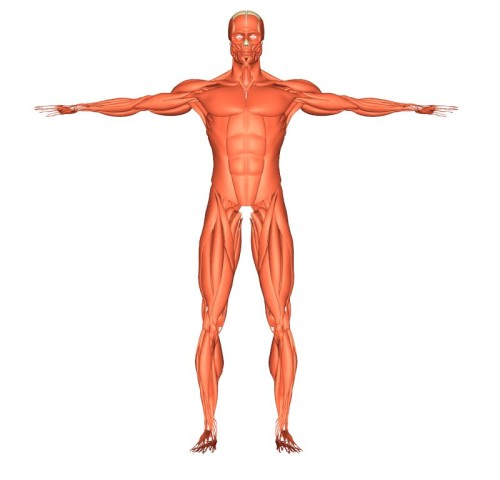
#> input picture man_2.jpg, 500 x 480 px
$ python window.py
#> lines starting #> are read from the running program, lines starting #| are printed output that depends on the picture; after the words box and inside, x2 and y2 are one past the last pixel; in counts of white or black regions, pixels touching at a corner belong together
#> (reads lengths.p from the repository)
### outline.py
import cv2
import imutils
import numpy as np


def outline(name):
#> called with name = 'man_2.jpg'
    img = cv2.imread(str(name))
#> img is the input picture: shape (480, 500, 3); mean B, G, R 232.3, 236.6, 251.1
    gray = cv2.cvtColor(img, cv2.COLOR_BGR2GRAY)
    gray = cv2.GaussianBlur(gray, (7, 7), 0) # A Gaussian Blur with 7x7 kernal

    _, gray = cv2.threshold(gray, 220, 255, cv2.THRESH_BINARY) # and pixel value aboue 220 is taken a 255 and below is taken as 0
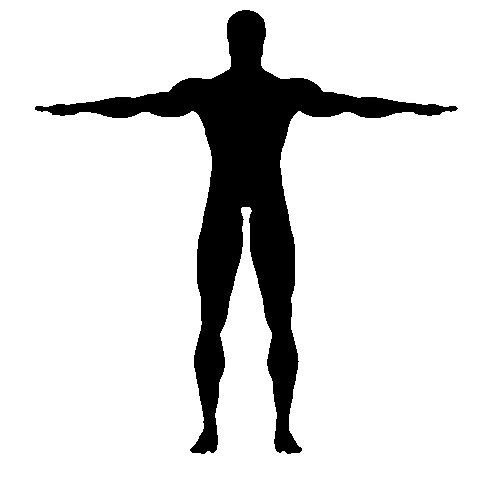
#> gray: shape (480, 500); 86.3% white; 1 black region, box (x1, y1, x2, y2) and area: (35, 10, 458, 454) 32983
    black = np.zeros(gray.shape) # black background
    edges = cv2.Canny(gray, 50, 100) # This is a edge detection algorithm
#> edges: shape (480, 500); 0.89% white in thin lines or dots, all inside (x1, y1, x2, y2) = (34, 9, 458, 454)
    edges = cv2.dilate(edges, None, iterations=1)
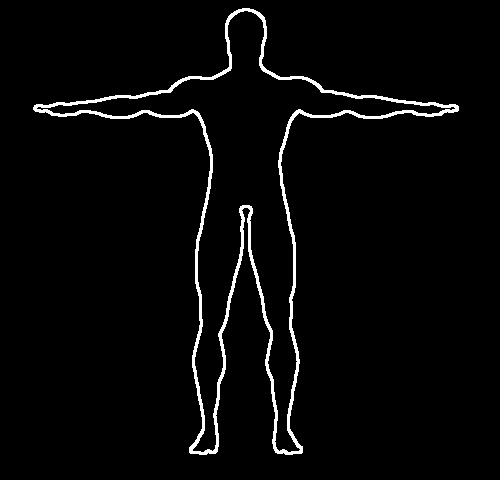
#> edges: shape (480, 500); 3% white; 1 white region, box (x1, y1, x2, y2) and area: (33, 8, 459, 455) 7196
    edges = cv2.erode(edges, None, iterations=1)
    # dilation and erosion removes noise

    cnt = cv2.findContours(edges, cv2.RETR_EXTERNAL, cv2.CHAIN_APPROX_SIMPLE)
#> cnt = 1 contour; box (x1, y1, x2, y2) and area: (34, 9, 458, 454) 33036
    cnt = imutils.grab_contours(cnt)

    cv2.drawContours(black, cnt, -1, 255, 1)
    # finally the contours are found and drawn over black background.

    return black


def show(thresh):
    cv2.imshow('Outline', thresh)
    cv2.waitKey(0)

### draws.py
import cv2
import numpy as np


def face(front, side, top, center, lens):
    a1, a2 = lens[0]
    b1, b2 = lens[1]
    c1, c2 = lens[2]

    o1, o2, o3 = center

    # All the views are assumed to be ellipses and are draw using given lengths

    # front view

    cv2.ellipse(front, (o1, o2), (a1, b2), 0, 0, 90, 255, 1)
    cv2.ellipse(front, (o1, o2), (a2, b2), 0, 90, 180, 255, 1)
    cv2.ellipse(front, (o1, o2), (a2, b1), 0, 180, 270, 255, 1)
    cv2.ellipse(front, (o1, o2), (a1, b1), 0, 270, 360, 255, 1)

    # side view

    cv2.ellipse(side, (o3, o2), (c1, b2), 0, 0, 90, 255, 1)
    cv2.ellipse(side, (o3, o2), (c2, b2), 0, 90, 180, 255, 1)
    cv2.ellipse(side, (o3, o2), (c2, b1), 0, 180, 270, 255, 1)
    cv2.ellipse(side, (o3, o2), (c1, b1), 0, 270, 360, 255, 1)

    # top view

    cv2.ellipse(top, (o1, o3), (a1, c2), 0, 0, 90, 255, 1)
    cv2.ellipse(top, (o1, o3), (a2, c2), 0, 90, 180, 255, 1)
    cv2.ellipse(top, (o1, o3), (a2, c1), 0, 180, 270, 255, 1)
    cv2.ellipse(top, (o1, o3), (a1, c1), 0, 270, 360, 255, 1)


def neck(front, side, lens, center, face_lens):

    width, height, z = lens

    # The neck always starts from a particular point in the face ellipse so first the intercept is found the it is draw upto given height

    # front view

    tempx = center[0] - width//2
    node_2 = center[1] + face_lens[1][1]
    temp_arr = front[node_2:center[1]:-1, tempx]
    tempy = np.where(temp_arr == 255)[0][0]
    tempy = node_2 - tempy

    cv2.line(front, (tempx, tempy), (tempx, tempy+height), 255, 1)

    tempx = center[0] + width//2

    cv2.line(front, (tempx, tempy), (tempx, tempy + height), 255, 1)

    fendy = tempy + height

    # side view

    pivot = face_lens[2][0] + center[2]
    pt1 = (pivot, center[1])
    pt2 = (pivot, pt1[1] + face_lens[1][1] + height)

    cv2.line(side, pt1, pt2, 255, 1)

    tempx = pivot - z
    temp_arr = side[node_2:center[1]:-1, tempx]
    tempy = np.where(temp_arr == 255)[0][0]
    tempy = node_2 - tempy

    pt1 = (tempx, tempy)
    pt2 = (tempx, tempy+height)

    cv2.line(side, pt1, pt2, 255, 1)

    sendy = tempy + height

    return fendy, sendy


def torso(front, side, top, lens, center, pivot, o3, fendy, sendy):

    # The Chest, Hip and Stomach are all appoximated with a rectangle so the all us the same function torso

    width, height, z = lens


    # front view

    pt1 = (center - width//2, fendy)
    pt2 = (pt1[0] + width, pt1[1] + height)

    cv2.rectangle(front, pt1, pt2, 255, 1)

    fendy = pt2[1]

    # side view

    pt1 = (pivot, sendy)
    pt2 = (pivot - z, sendy + height)

    cv2.rectangle(side, pt1, pt2, 255, 1)

    sendy = pt2[1]

    # top view

    pt1 = (center - width//2, o3 - height//2)
    pt2 = (pt1[0] + width, pt1[1] + height)

    cv2.rectangle(top, pt1, pt2, 255, 1)

    return fendy, sendy


def legs(front, side, lens, center, pivot, fendy, sendy, hip_lens):

    # legs is assumed to be a rectangle and is mirrored with respect to center by drawing only the left one.
    # in side view only one is draw

    width, height, z = lens

    pt1 = (center - hip_lens[0]//2, fendy)

    pt2 = (pt1[0] + width, pt1[1] + height)
    cv2.rectangle(front, pt1, pt2, 255, 1)

    mir_1 = (center + (center - pt1[0]), fendy)
    mir_2 = (center + (center - pt2[0]), pt2[1])

    cv2.rectangle(front, mir_1, mir_2, 255, 1)

    # side view

    pt1 = (pivot, sendy)
    pt2 = (pivot - z, sendy + height)

    cv2.rectangle(side, pt1, pt2, 255, 1)

    sendy = pt2[1]

    return fendy, sendy


def arms(front, side, top, lens, center, pivot, o3, a, b, chest_lens):

    # arms are drawn the same way as legs

    # front view

    c_w = chest_lens[0]
    c_z = chest_lens[2]
    width, height, z = lens
    pt1 = (center - c_w//2, a)
    pt2 = (pt1[0] - width, pt1[1] + height)
    cv2.rectangle(front, pt1, pt2, 255, 1)

    mir_1 = (center + (center - pt1[0]), pt1[1])
    mir_2 = (center + (center - pt2[0]), pt2[1])

    cv2.rectangle(front, mir_1, mir_2, 255, 1)

    # side view

    pt1 = (pivot, b)
    pt2 = (pivot - z, b + height)

    cv2.rectangle(side, pt1, pt2, 255, 1)

    # top view

    pt1 = (center - c_w//2, o3 - c_z//2)
    pt2 = (pt1[0] - width, pt1[1] + z)

    cv2.rectangle(top, pt1, pt2, 255, 1)

    mir_1 = (center + (center - pt1[0]), pt1[1])
    mir_2 = (center + (center - pt2[0]), pt2[1])

    cv2.rectangle(top, mir_1, mir_2, 255, 1)

### controls.py
import numpy as np
import pickle

# A simple UI to test the working of the algorithm

def controller(main_lens, end, hide, view):

    lens = finder(view, main_lens) # depending on the view the required 2-D lengths are taken from a 3D lengths matrix
    solve = True # to affect the changes made
    control = input().split()
    if 0 < len(control) <= 2:
        if control[0] == 'end': # To end the program
            end = False

        elif control[0] == 'save': # To save a template
            with open(control[1]+'.p', 'wb') as fp:
                pickle.dump(main_lens, fp, protocol=pickle.HIGHEST_PROTOCOL)

        elif control[0] == 'load': # To load a template
            with open(control[1]+'.p', 'rb') as fp:
                main_lens = pickle.load(fp)

        elif control[0] == 'hide': # To hide the image
            hide = True
        elif control[0] == 'show': # to show the image
            hide = False
        elif control[0] == 'front': # to change view to front
            view = 1
            solve = False
        elif control[0] == 'side': # to change view to side
            view = 2
            solve = False
        elif control[0] == 'top': # to change view to top
            view = 3
            solve = False
        else:
            print("INVALID INPUT")

    elif len(control) == 3: # to update the template

        if control[0] == 'center':
            lens['center'][0] += int(control[1])
            lens['center'][1] += int(control[2])
        elif control[0] == 'face':
            if control[1] == '1':
                lens['face'][1][0] += int(control[2])
            elif control[1] == '2':
                lens['face'][0][1] += int(control[2])
            elif control[1] == '3':
                lens['face'][1][1] += int(control[2])
            elif control[1] == '4':
                lens['face'][0][0] += int(control[2])
        else:
            parts = {'neck', 'chest', 'stomach', 'hip', 'legs', 'arms'}
            if control[0] in parts:
                lens[control[0]][int(control[1]) - 1] += int(control[2])
            else:
                print("INVALID INPUT")
    else:
        print("INVALID INPUT")

    if solve:
        main_lens = solver(view, main_lens, lens) # to update the 3-D lengths from the changed 2-D lengths

    return end, hide, view


def finder(view, lens): # coverted 3-D lengths to specific 2-D lengths

    new_lens = dict()

    if view == 1:
        i, j = 0, 1
    elif view == 2:
        i, j = 2, 1
    else:
        i, j = 0, 2

    for s in lens:
        new_lens[s] = [lens[s][i], lens[s][j]]

    return new_lens


def solver(view, main, lens): # To convert back from specific 2-D lengths to 3-D lengths.

    if view == 1:
        i, j = 0, 1
    elif view == 2:
        i, j = 2, 1
    else:
        i, j = 0, 2

    for s in lens:
        main[s][i] = lens[s][0]
        main[s][j] = lens[s][1]

    return main

### window.py
import cv2
import numpy as np
import draws
from outline import outline
from controls import controller
import pickle


def run():

    flag = True # A bool to control the running of the program
    hide = True # A bool to control superimposition of image
    view = 1 # which view to be change with given commands, 1-Front, 2-Side, 3-Top

    with open('lengths.p', 'rb') as fp: # to load the template from the PC
        lens = pickle.load(fp)

    img = outline('man_2.jpg') # outline is captured
    simg = outline('side.jpg')
#> call 2 of outline, with name = 'side.jpg'
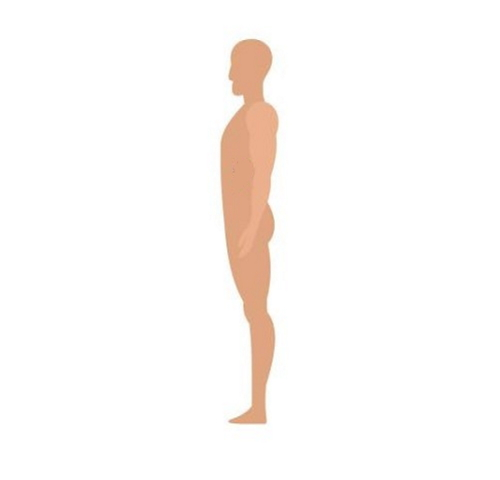
#> input picture side.jpg, 500 x 480 px
#> in outline, img is the input picture: shape (480, 500, 3); mean B, G, R 247.8, 249.8, 253.1
#> in outline (call 2), `_, gray = cv2.threshold(gray, 220, 255, cv2.THRESH_BINARY)`:
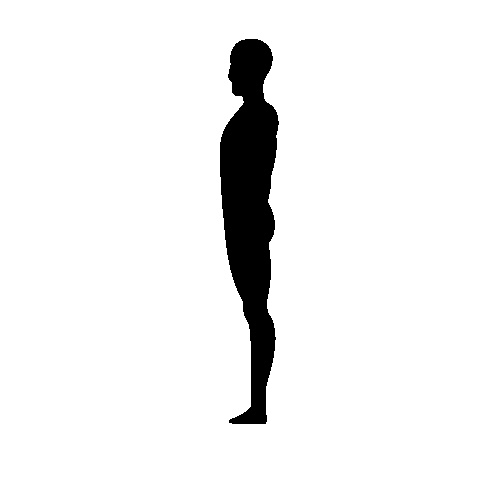
#> gray: shape (480, 500); 94.1% white; 1 black region, box (x1, y1, x2, y2) and area: (220, 39, 279, 424) 14078
#> in outline (call 2), `edges = cv2.Canny(gray, 50, 100)`: edges: shape (480, 500); 0.37% white in thin lines or dots, all inside (x1, y1, x2, y2) = (219, 38, 279, 424)
#> in outline (call 2), `edges = cv2.dilate(edges, None, iterations=1)`:
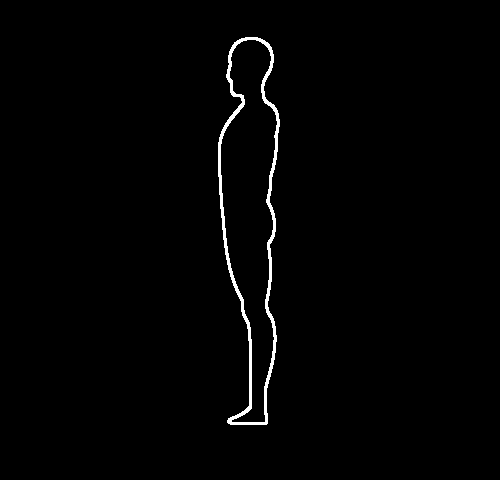
#> edges: shape (480, 500); 1.2% white; 1 white region, box (x1, y1, x2, y2) and area: (218, 37, 280, 425) 2929
#> in outline (call 2), `cnt = cv2.findContours(edges, cv2.RETR_EXTERNAL, cv2.CHAIN_APPROX_SIMP..`: cnt = 1 contour; box (x1, y1, x2, y2) and area: (219, 38, 279, 424) 14089

    while flag:
        if hide:
            front = np.zeros((500, 480))
            side = np.zeros((500, 480))
        else:
            front = img.copy()
            side = simg.copy()

        top = np.zeros((480, 480))

        display(front, side, top, lens) # to show the templates

        flag, hide, view = controller(lens, flag, hide, view) # A user interface to get inputs
#> this loop made 7 passes
#> pass 1, in display, `cv2.imshow('front', front)`:
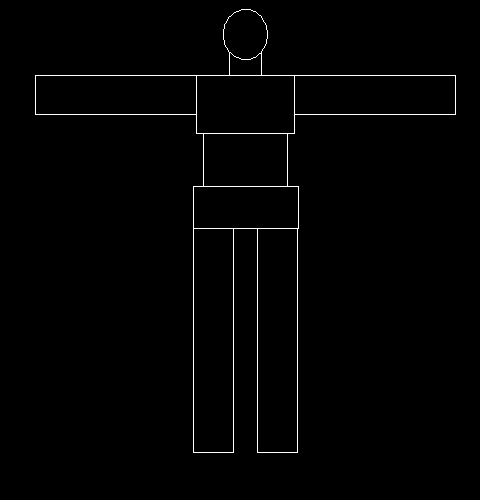
#> window 'front': shape (500, 480); 1.1% white in thin lines or dots, all inside (x1, y1, x2, y2) = (35, 9, 456, 453)
#> pass 1, in display, `cv2.imshow('side', side)`:
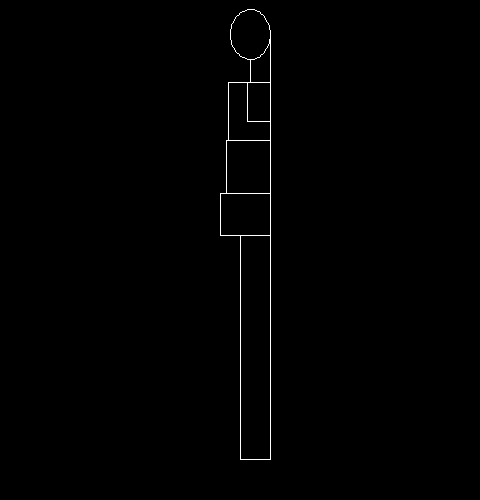
#> window 'side': shape (500, 480); 0.51% white in thin lines or dots, all inside (x1, y1, x2, y2) = (220, 9, 271, 460)


# The diplay function displays the template part by part. A 2 second delay is given from stable output.

def display(front, side, top, lens):

    center = lens['center']
    pivot = lens['face'][2][0] + lens['center'][2]

    draws.face(front, side, top, center, lens['face'])
    fendy, sendy = draws.neck(front, side, lens['neck'], center, lens['face'])

    a = fendy
    b = sendy

    fendy, sendy = draws.torso(front, side, top, lens['chest'], center[0], pivot, center[2], fendy, sendy)
    fendy, sendy = draws.torso(front, side, top, lens['stomach'], center[0], pivot, center[2], fendy, sendy)
    fendy, sendy = draws.torso(front, side, top, lens['hip'], center[0], pivot, center[2], fendy, sendy)

    draws.legs(front, side, lens['legs'], center[0], pivot, fendy, sendy, lens['hip'])
    draws.arms(front, side, top, lens['arms'], center[0], pivot, center[2], a, b, lens['chest'])

    cv2.imshow('front', front)
    cv2.imshow('side', side)
    # cv2.imshow('top', top)
    cv2.waitKey(2000)


#> (the run stopped early here; a loop or call above may not have finished)
